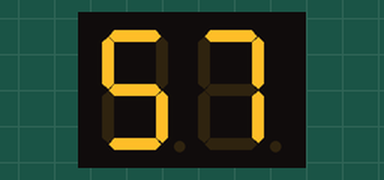
The sketch below on a simulated Arduino Uno, built with avr-gcc and run on an emulated ATmega328P. Shown: 2-digit seven-segment display. Wiring (inferred from the names in the program): 2-digit 7-segment display, segments lit when LOW: segments pin 13, pin 12, pin 11, pin 10, pin 9, pin 8, pin 7, pin 6; digit selects pin 4, pin 5. The segment pins are drawn as the display they are named for.

Above: at 0.1 s.
At 1.6 s:
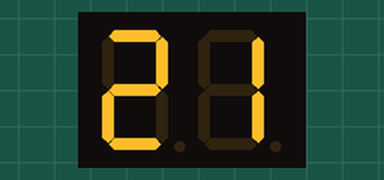
At 3.2 s:
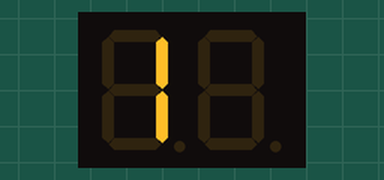
At 4.2 s:
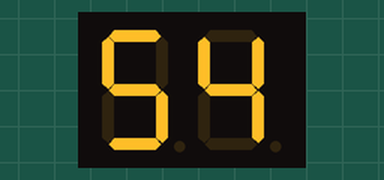
At 5.2 s:
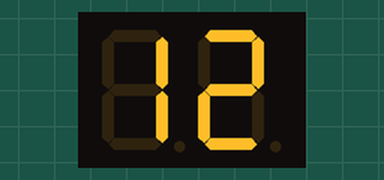
At 7.7 s:
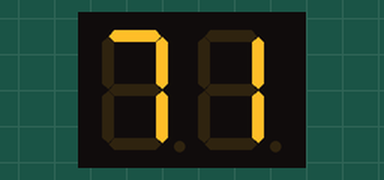

The sketch:

twoSegDisp.ino
```cpp
byte leftDisp = 4;
byte rightDisp = 5;
byte a = 13;
byte b = 12;
byte c = 11;
byte d = 10;
byte e = 9;
byte f = 8;
byte g = 7;
byte dp = 6;

unsigned long time_prev = 0;
unsigned long time_now = 0;

byte n[11] = {
  0b00000011, // display "0"
  0b10011111, // display "1"
  0b00100101, // display "2"
  0b00001101, // display "3"
  0b10011001, // display "4"
  0b01001001, // display "5"
  0b01000001, // display "6"
  0b00011111, // display "7"
  0b00000001, // display "8"
  0b00011001, // display "9"
  0b11111111  // display nothing, all dark
};

// message that will rotate form right to left
byte msg[] = {n[5],n[7],n[1],n[2],n[1],n[2],n[1], n[10], n[5], n[4], n[1], n[2], n[7], n[10]};
int msg_length = sizeof(msg);

void setup() {
//  Serial.begin(9600);  // use serial commands will cause massive memory usage
  for (int i = 4; i < 14; i++) {
    pinMode(i, OUTPUT);
  }
}

void showDigit(byte myDigit) {
  digitalWrite(a, bitRead(myDigit, 7));
  digitalWrite(b, bitRead(myDigit, 6));
  digitalWrite(c, bitRead(myDigit, 5));
  digitalWrite(d, bitRead(myDigit, 4));

  digitalWrite(e, bitRead(myDigit, 3));
  digitalWrite(f, bitRead(myDigit, 2));
  digitalWrite(g, bitRead(myDigit, 1));
  digitalWrite(dp, bitRead(myDigit, 0));
}

void loop() {
  static int i_msg_0 = 0, i_msg_1 = 1;  // msg array index

  time_now = millis();

  if (time_now - time_prev > 500) {
    time_prev = time_now;
    if (++i_msg_0 == msg_length) i_msg_0 = 0;
    if (++i_msg_1 == msg_length) i_msg_1 = 0;
  }

//  Serial.println(i_msg);


  digitalWrite(leftDisp, 0);
  digitalWrite(rightDisp, 1);
  showDigit(msg[i_msg_0]);
  delay(6);
  digitalWrite(leftDisp, 1);
  digitalWrite(rightDisp, 0);
  showDigit(msg[i_msg_1]);
  delay(6);
}
```

Measured:
- by itself, everything shown: repeats every 7.1 s, in 14 steps
- what the display in image 0 shows lasts 0.6 s, from 0.0 s to 0.6 s
